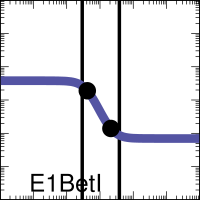

This chart was generated by the following gnuplot code:

set output "SimAnnealing_1-alu_A000_xfer_model_E1_BetI.eps"
set terminal postscript eps enhanced color "Helvetica, 35" size 2,2
set logscale x
set logscale y
set lmargin screen 0.0
set rmargin screen 1.0
set tmargin screen 1.0
set bmargin screen 0.0
set size ratio 1.0
set border linewidth 2
set tics scale 2
set mxtics 10
set mytics 10
set key bottom left
set key samplen -1
set xrange [0.001:1000.0]
set yrange [0.001:1000.0]
set format y "10^{%L}"    
set format x "10^{%L}"    
set format x ""    
set xlabel '00010001'
set arrow from 0.2939742358850441,0.001 to 0.2939742358850441,1000.0 nohead lw 10 lt 2 lc rgb '#000000'
set arrow from 3.828643303087947,0.001 to 3.828643303087947,1000.0 nohead lw 10 lt 2 lc rgb '#000000'
ymin = 0.07
ymax = 3.8
K = 0.41
n = 2.4
set dummy x

plot ymin+(ymax-ymin)/(1.0+(x/K)**n) lw 25 lc rgb '#5455A4' title 'E1BetI',\
 "<echo '1 2'" using (0.41646314):(1.90000000251417)  with points pt 7 ps 4 lc rgb 'black' notitle,\
 "<echo '1 2'" using (2.131948906):(0.14000000002221907)  with points pt 7 ps 4 lc rgb 'black' notitle
